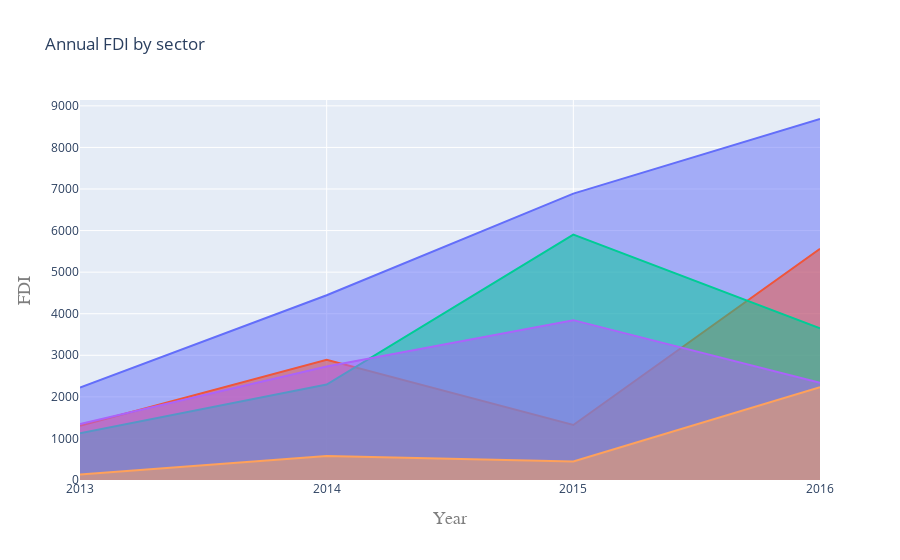

This figure's notebook cell:
### Code cell
df.columns=['Sector']+years
data = []
sectors = df[['Sector','2016']].sort_values(by='2016',ascending=False)['Sector'][:5].values #df['Sector'].unique()
for sector in sectors:
    s = df[df['Sector']==sector]
    y_val = s[years].values[0][-4:]
    trace = go.Scatter(
        x= years[-4:],
        y=y_val,
        fill='tozeroy',
        name=sector,
        mode='lines'
    )
    data.append(trace)

layout = go.Layout(
    title='Annual FDI by sector',
    xaxis=dict(
        title='Year',
        titlefont=dict(
            family='Courier New, monospace',
            size=18,
            color='#7f7f7f'
        )
    ),
    yaxis=dict(
        title='FDI',
        titlefont=dict(
            family='Courier New, monospace',
            size=18,
            color='#7f7f7f'
        )
    ),
    showlegend=False
)
fig = go.Figure(data=data, layout=layout)
iplot(fig)

### Figure 1 — Plotly figure (JSON) as saved in the notebook; plotly's stock layout.template omitted (floating-point values rounded to 4 significant figures)
{"data": [{"fill": "tozeroy", "mode": "lines", "name": "SERVICES SECTOR (Fin.,Banking,Insurance,Non Fin/Business,Outsourcing,R&D,Courier,Tech. Testing and Analysis, Other)", "x": ["2013", "2014", "2015", "2016"], "y": [2225.0, 4443.0, 6889.0, 8684.0], "type": "scatter"}, {"fill": "tozeroy", "mode": "lines", "name": "TELECOMMUNICATIONS", "x": ["2013", "2014", "2015", "2016"], "y": [1307.0, 2895.0, 1324.0, 5564.0], "type": "scatter"}, {"fill": "tozeroy", "mode": "lines", "name": "COMPUTER SOFTWARE & HARDWARE", "x": ["2013", "2014", "2015", "2016"], "y": [1126.0, 2296.0, 5904.0, 3652.0], "type": "scatter"}, {"fill": "tozeroy", "mode": "lines", "name": "TRADING", "x": ["2013", "2014", "2015", "2016"], "y": [1343.0, 2728.0, 3845.0, 2338.0], "type": "scatter"}, {"fill": "tozeroy", "mode": "lines", "name": "ELECTRICAL EQUIPMENTS", "x": ["2013", "2014", "2015", "2016"], "y": [134.3, 574.8, 444.9, 2231.0], "type": "scatter"}], "layout": {"showlegend": false, "title": {"text": "Annual FDI by sector"}, "xaxis": {"title": {"font": {"color": "#7f7f7f", "family": "Courier New, monospace", "size": 18}, "text": "Year"}}, "yaxis": {"title": {"font": {"color": "#7f7f7f", "family": "Courier New, monospace", "size": 18}, "text": "FDI"}}}}
